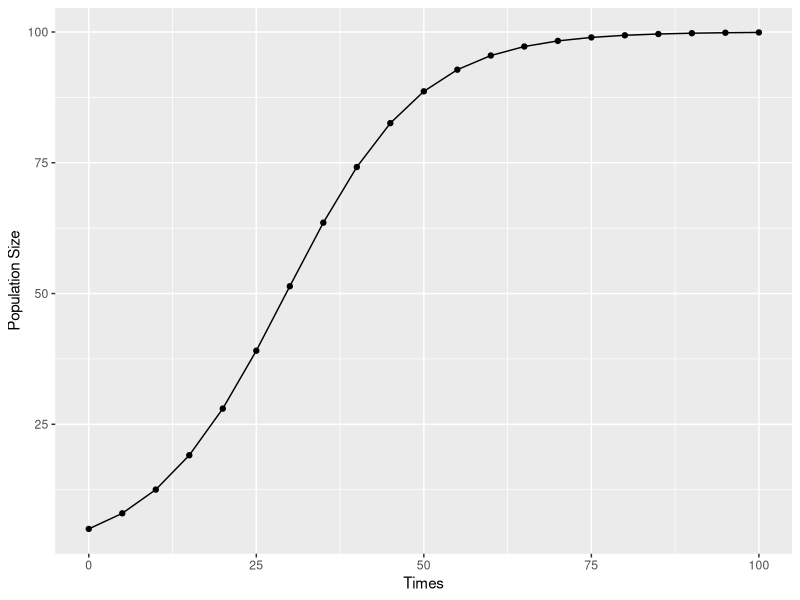

Write R code to recreate this figure.
## ---- chunk 1
# Question 1

# START OF FUNCTION 
#######################################################################
log_growth <- function(N0 = 5, r = .1, K = 100, tfinal = 100, tstep = 5){

#######################################################
# FUNCTION: log_growth
# PURPOSE: runs a logistic growth model
# INPUTS: initial population size (N0), growth rate(r), carrying capacity (K), end time for time vector (tfinal), timestep for time vector (tstep)
# OUT: dataframe with population size and time

times <- seq(from = 0, to = tfinal, by = tstep)

logdf <- data.frame(times, popsize = NA)

for (t in 1:length(times)){
    time <- logdf$times[t]
n <- (K/
    (1+
    ((K-N0)/N0)*exp((-r)*time)))
logdf$popsize[t] = n
}

return(logdf)
}
########################################################################
# END FUNCTION
log_results <- log_growth()

log_growth()

# Question 2

# START OF FUNCTION 
#######################################################################
plot_growth <- function(logdf = log_results){
library(tidyverse)
#######################################################
# FUNCTION: plot_growth
# PURPOSE: Takes log_growth dataframe and creates plot of population size over time
# INPUTS: dataframe from log_growth
# OUT: dataframe with population size and time

ggplot(
        data = logdf,
        mapping = aes(
            x = times,
            y = popsize
        )
    ) + geom_point() + geom_line() + xlab("Times") + ylab("Population Size")

}

########################################################################
# END FUNCTION

plot_growth()
